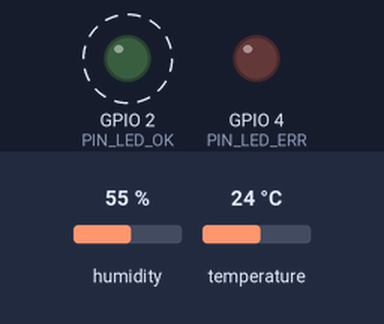
Simulated run of this sketch. Board: ESP32. Parts: output pins drawn as LEDs (lit = HIGH). Dashed ring = blinking. Inputs (shaded band) come from the test bench; at power-on: humidity 55 %, temperature 24 °C. WiFi joins after 1.5 s; servers stay silent unless stated; random numbers use the default seed unless the sketch sets one; no MQTT or app messages arrive unless stated; what the sketch prints to the serial monitor is not drawn.

Above: at 2.7 s.
Timing chart, 0 to 4.7 s (numbered marks = the images above):
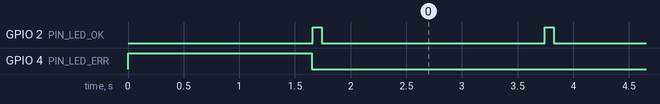

Measured:
- by itself, GPIO 2 (PIN_LED_OK): alternates HIGH for 0.08 s and LOW for 2.0 s

The sketch:

sketch.ino
```cpp
// OPTIONAL: Wokwi ESP32 + DHT22 virtual temperature node for ShiftGuard.
// Publishes {"temp": x} every 2 s to shm/<WOKWI_ID>/env/override on a public broker.
// iot/wokwi_relay.py forwards ONLY this topic into the local pipeline, so the bridge's sensor data
// never leaves your machine. Turn the DHT22's temperature slider in Wokwi to create a live cold snap.
//
//   1. Change WOKWI_ID below to something unique (e.g. "sg-" + your initials + 4 digits).
//   2. python run_demo.py --wokwi-id <the same id>
// Libraries (Wokwi "Library Manager"): PubSubClient, DHT sensor library
// The green LED blinks on every publish; the red LED is on while MQTT is disconnected.
#include <WiFi.h>
#include <PubSubClient.h>
#include <DHT.h>

const char* WOKWI_ID  = "sg-change-me";
const char* WIFI_SSID = "Wokwi-GUEST";
const char* WIFI_PASS = "";
const char* MQTT_HOST = "broker.hivemq.com";
const int   MQTT_PORT = 1883;
const int   PIN_DHT = 15, PIN_LED_OK = 2, PIN_LED_ERR = 4;

DHT dht(PIN_DHT, DHT22);
WiFiClient net;
PubSubClient mqtt(net);
char topicBuf[64];

void connectAll() {
  digitalWrite(PIN_LED_ERR, HIGH);
  while (WiFi.status() != WL_CONNECTED) { delay(200); }
  while (!mqtt.connected()) {
    String id = "shm-env-" + String((uint32_t)esp_random(), HEX);
    if (!mqtt.connect(id.c_str())) {
      Serial.print("MQTT connect failed, state="); Serial.println(mqtt.state());
      delay(1000);
    }
  }
  digitalWrite(PIN_LED_ERR, LOW);
}

void setup() {
  Serial.begin(115200);
  pinMode(PIN_LED_OK, OUTPUT);
  pinMode(PIN_LED_ERR, OUTPUT);
  dht.begin();
  snprintf(topicBuf, sizeof(topicBuf), "shm/%s/env/override", WOKWI_ID);
  WiFi.begin(WIFI_SSID, WIFI_PASS, 6);
  mqtt.setServer(MQTT_HOST, MQTT_PORT);
  connectAll();
  Serial.print("ShiftGuard env node online, publishing to "); Serial.println(topicBuf);
}

void loop() {
  if (!mqtt.connected()) connectAll();
  mqtt.loop();
  float t = dht.readTemperature();
  if (!isnan(t)) {
    char buf[48];
    snprintf(buf, sizeof(buf), "{\"temp\":%.2f}", t);
    if (mqtt.publish(topicBuf, buf)) {
      digitalWrite(PIN_LED_OK, HIGH); delay(80); digitalWrite(PIN_LED_OK, LOW);
    }
    Serial.println(buf);
  }
  delay(2000);
}
```
